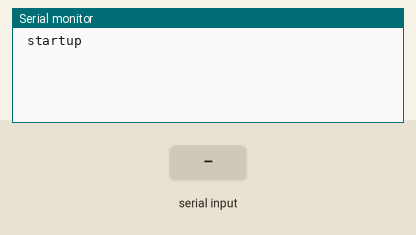
This sketch was run on a simulated ESP32. Shown: the last lines printed to the serial monitor. The test bench sets the inputs (shaded band).

Above: at 1.2 s.
1.3 s: "1\n" received over Serial
At 1.6 s:
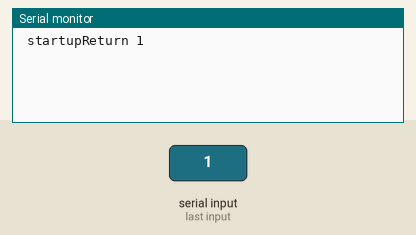
2.8 s: "0\n" received over Serial
At 3.7 s:
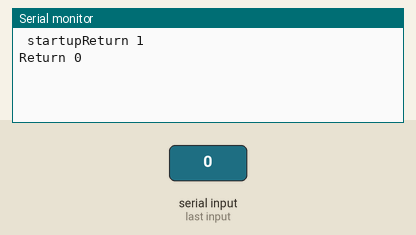
4.3 s: "2\n" received over Serial
At 4.9 s:
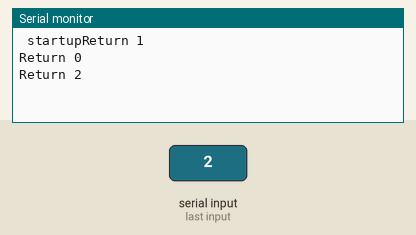

The sketch:

lolinCallBack.ino
```cpp
String inputString = "";         // a String to hold incoming data
bool stringComplete = false;  // whether the string is complete

void setup() {

  Serial.begin(115200);
  inputString.reserve(200);
  Serial.printf("\n startup");
}

// the loop function runs over and over again forever
void loop() {

  if (stringComplete) {
    Serial.printf("Return ");
    Serial.println(inputString);
    // clear the string:
    inputString = "";
    stringComplete = false;
  }

    while (Serial.available()) {
    // get the new byte:
    char inChar = (char)Serial.read();
    // add it to the inputString:
    inputString += inChar;
    // if the incoming character is a newline, set a flag so the main loop can
    // do something about it:
    if (inChar == '\n') {
      stringComplete = true;
    }
  }

  delay(10);
}

void serialEvent() {
  while (Serial.available()) {
    // get the new byte:
    char inChar = (char)Serial.read();
    // add it to the inputString:
    inputString += inChar;
    // if the incoming character is a newline, set a flag so the main loop can
    // do something about it:
    if (inChar == '\n') {
      stringComplete = true;
    }
  }
}
```

Measured:
- after the input at 1.3 s, the serial monitor: prints a new line at once (image 1)
- after the input at 2.8 s, the serial monitor: prints a new line at once (image 2)
- after the input at 4.3 s, the serial monitor: prints a new line at once (image 3)
